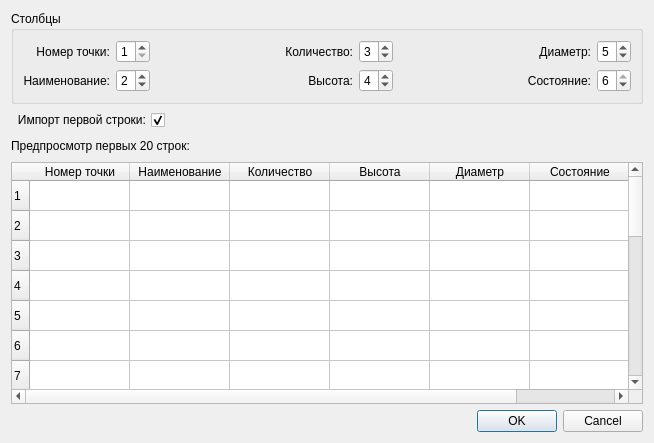
<?xml version="1.0" encoding="UTF-8"?>
<ui version="4.0">
 <class>Dialog</class>
 <widget class="QDialog" name="Dialog">
  <property name="geometry">
   <rect>
    <x>0</x>
    <y>0</y>
    <width>654</width>
    <height>443</height>
   </rect>
  </property>
  <property name="windowTitle">
   <string>Импорт ведомости таксации</string>
  </property>
  <property name="windowIcon">
   <iconset resource="../resources.qrc">
    <normaloff>:/app/ico/taxation_tool.ico</normaloff>:/app/ico/taxation_tool.ico</iconset>
  </property>
  <layout class="QVBoxLayout" name="verticalLayout">
   <item>
    <widget class="QGroupBox" name="groupBox">
     <property name="title">
      <string>Столбцы</string>
     </property>
     <layout class="QHBoxLayout" name="horizontalLayout">
      <item>
       <layout class="QGridLayout" name="gridLayout">
        <item row="0" column="0">
         <widget class="QLabel" name="label_number">
          <property name="text">
           <string>Номер точки:</string>
          </property>
          <property name="alignment">
           <set>Qt::AlignmentFlag::AlignRight|Qt::AlignmentFlag::AlignTrailing|Qt::AlignmentFlag::AlignVCenter</set>
          </property>
         </widget>
        </item>
        <item row="0" column="1">
         <widget class="QSpinBox" name="spinBox_number">
          <property name="minimum">
           <number>1</number>
          </property>
          <property name="maximum">
           <number>6</number>
          </property>
         </widget>
        </item>
        <item row="1" column="0">
         <widget class="QLabel" name="label_name">
          <property name="text">
           <string>Наименование:</string>
          </property>
          <property name="alignment">
           <set>Qt::AlignmentFlag::AlignRight|Qt::AlignmentFlag::AlignTrailing|Qt::AlignmentFlag::AlignVCenter</set>
          </property>
         </widget>
        </item>
        <item row="1" column="1">
         <widget class="QSpinBox" name="spinBox_name">
          <property name="buttonSymbols">
           <enum>QAbstractSpinBox::ButtonSymbols::UpDownArrows</enum>
          </property>
          <property name="correctionMode">
           <enum>QAbstractSpinBox::CorrectionMode::CorrectToPreviousValue</enum>
          </property>
          <property name="minimum">
           <number>1</number>
          </property>
          <property name="maximum">
           <number>6</number>
          </property>
          <property name="stepType">
           <enum>QAbstractSpinBox::StepType::DefaultStepType</enum>
          </property>
          <property name="value">
           <number>2</number>
          </property>
         </widget>
        </item>
       </layout>
      </item>
      <item>
       <spacer name="horizontalSpacer">
        <property name="orientation">
         <enum>Qt::Orientation::Horizontal</enum>
        </property>
        <property name="sizeHint" stdset="0">
         <size>
          <width>77</width>
          <height>20</height>
         </size>
        </property>
       </spacer>
      </item>
      <item>
       <layout class="QGridLayout" name="gridLayout_2">
        <item row="0" column="0">
         <widget class="QLabel" name="label_quantity">
          <property name="text">
           <string>Количество:</string>
          </property>
          <property name="alignment">
           <set>Qt::AlignmentFlag::AlignRight|Qt::AlignmentFlag::AlignTrailing|Qt::AlignmentFlag::AlignVCenter</set>
          </property>
         </widget>
        </item>
        <item row="0" column="1">
         <widget class="QSpinBox" name="spinBox_quantity">
          <property name="buttonSymbols">
           <enum>QAbstractSpinBox::ButtonSymbols::UpDownArrows</enum>
          </property>
          <property name="correctionMode">
           <enum>QAbstractSpinBox::CorrectionMode::CorrectToPreviousValue</enum>
          </property>
          <property name="minimum">
           <number>1</number>
          </property>
          <property name="maximum">
           <number>6</number>
          </property>
          <property name="stepType">
           <enum>QAbstractSpinBox::StepType::DefaultStepType</enum>
          </property>
          <property name="value">
           <number>3</number>
          </property>
         </widget>
        </item>
        <item row="1" column="0">
         <widget class="QLabel" name="label_height">
          <property name="text">
           <string>Высота:</string>
          </property>
          <property name="alignment">
           <set>Qt::AlignmentFlag::AlignRight|Qt::AlignmentFlag::AlignTrailing|Qt::AlignmentFlag::AlignVCenter</set>
          </property>
         </widget>
        </item>
        <item row="1" column="1">
         <widget class="QSpinBox" name="spinBox_height">
          <property name="buttonSymbols">
           <enum>QAbstractSpinBox::ButtonSymbols::UpDownArrows</enum>
          </property>
          <property name="correctionMode">
           <enum>QAbstractSpinBox::CorrectionMode::CorrectToPreviousValue</enum>
          </property>
          <property name="minimum">
           <number>1</number>
          </property>
          <property name="maximum">
           <number>6</number>
          </property>
          <property name="stepType">
           <enum>QAbstractSpinBox::StepType::DefaultStepType</enum>
          </property>
          <property name="value">
           <number>4</number>
          </property>
         </widget>
        </item>
       </layout>
      </item>
      <item>
       <spacer name="horizontalSpacer_2">
        <property name="orientation">
         <enum>Qt::Orientation::Horizontal</enum>
        </property>
        <property name="sizeHint" stdset="0">
         <size>
          <width>77</width>
          <height>20</height>
         </size>
        </property>
       </spacer>
      </item>
      <item>
       <layout class="QGridLayout" name="gridLayout_3">
        <item row="0" column="0">
         <widget class="QLabel" name="label_diameter">
          <property name="text">
           <string>Диаметр:</string>
          </property>
          <property name="alignment">
           <set>Qt::AlignmentFlag::AlignRight|Qt::AlignmentFlag::AlignTrailing|Qt::AlignmentFlag::AlignVCenter</set>
          </property>
         </widget>
        </item>
        <item row="0" column="1">
         <widget class="QSpinBox" name="spinBox_diameter">
          <property name="buttonSymbols">
           <enum>QAbstractSpinBox::ButtonSymbols::UpDownArrows</enum>
          </property>
          <property name="correctionMode">
           <enum>QAbstractSpinBox::CorrectionMode::CorrectToPreviousValue</enum>
          </property>
          <property name="minimum">
           <number>1</number>
          </property>
          <property name="maximum">
           <number>6</number>
          </property>
          <property name="stepType">
           <enum>QAbstractSpinBox::StepType::DefaultStepType</enum>
          </property>
          <property name="value">
           <number>5</number>
          </property>
         </widget>
        </item>
        <item row="1" column="0">
         <widget class="QLabel" name="label_quality">
          <property name="text">
           <string>Состояние:</string>
          </property>
          <property name="alignment">
           <set>Qt::AlignmentFlag::AlignRight|Qt::AlignmentFlag::AlignTrailing|Qt::AlignmentFlag::AlignVCenter</set>
          </property>
         </widget>
        </item>
        <item row="1" column="1">
         <widget class="QSpinBox" name="spinBox_quality">
          <property name="buttonSymbols">
           <enum>QAbstractSpinBox::ButtonSymbols::UpDownArrows</enum>
          </property>
          <property name="correctionMode">
           <enum>QAbstractSpinBox::CorrectionMode::CorrectToPreviousValue</enum>
          </property>
          <property name="minimum">
           <number>1</number>
          </property>
          <property name="maximum">
           <number>6</number>
          </property>
          <property name="stepType">
           <enum>QAbstractSpinBox::StepType::DefaultStepType</enum>
          </property>
          <property name="value">
           <number>6</number>
          </property>
         </widget>
        </item>
       </layout>
      </item>
     </layout>
    </widget>
   </item>
   <item>
    <layout class="QHBoxLayout" name="horizontalLayout_2">
     <item>
      <widget class="QCheckBox" name="checkBox_import_first_row">
       <property name="layoutDirection">
        <enum>Qt::LayoutDirection::RightToLeft</enum>
       </property>
       <property name="text">
        <string>Импорт первой строки:</string>
       </property>
       <property name="checked">
        <bool>true</bool>
       </property>
       <property name="tristate">
        <bool>false</bool>
       </property>
      </widget>
     </item>
     <item>
      <spacer name="horizontalSpacer_3">
       <property name="orientation">
        <enum>Qt::Orientation::Horizontal</enum>
       </property>
       <property name="sizeHint" stdset="0">
        <size>
         <width>40</width>
         <height>20</height>
        </size>
       </property>
      </spacer>
     </item>
    </layout>
   </item>
   <item>
    <layout class="QHBoxLayout" name="horizontalLayout_3">
     <item>
      <widget class="QLabel" name="label_8">
       <property name="text">
        <string>Предпросмотр первых 20 строк:</string>
       </property>
      </widget>
     </item>
     <item>
      <spacer name="horizontalSpacer_4">
       <property name="orientation">
        <enum>Qt::Orientation::Horizontal</enum>
       </property>
       <property name="sizeHint" stdset="0">
        <size>
         <width>40</width>
         <height>20</height>
        </size>
       </property>
      </spacer>
     </item>
    </layout>
   </item>
   <item>
    <widget class="QTableWidget" name="table_preshow">
     <property name="rowCount">
      <number>20</number>
     </property>
     <row/>
     <row/>
     <row/>
     <row/>
     <row/>
     <row/>
     <row/>
     <row/>
     <row/>
     <row/>
     <row/>
     <row/>
     <row/>
     <row/>
     <row/>
     <row/>
     <row/>
     <row/>
     <row/>
     <row/>
     <column>
      <property name="text">
       <string>Номер точки</string>
      </property>
     </column>
     <column>
      <property name="text">
       <string>Наименование</string>
      </property>
     </column>
     <column>
      <property name="text">
       <string>Количество</string>
      </property>
     </column>
     <column>
      <property name="text">
       <string>Высота</string>
      </property>
     </column>
     <column>
      <property name="text">
       <string>Диаметр</string>
      </property>
     </column>
     <column>
      <property name="text">
       <string>Состояние</string>
      </property>
     </column>
    </widget>
   </item>
   <item>
    <widget class="QDialogButtonBox" name="buttonBox">
     <property name="orientation">
      <enum>Qt::Orientation::Horizontal</enum>
     </property>
     <property name="standardButtons">
      <set>QDialogButtonBox::StandardButton::Cancel|QDialogButtonBox::StandardButton::Ok</set>
     </property>
    </widget>
   </item>
  </layout>
 </widget>
 <resources>
  <include location="../resources.qrc"/>
 </resources>
 <connections>
  <connection>
   <sender>buttonBox</sender>
   <signal>accepted()</signal>
   <receiver>Dialog</receiver>
   <slot>accept()</slot>
   <hints>
    <hint type="sourcelabel">
     <x>248</x>
     <y>254</y>
    </hint>
    <hint type="destinationlabel">
     <x>157</x>
     <y>274</y>
    </hint>
   </hints>
  </connection>
  <connection>
   <sender>buttonBox</sender>
   <signal>rejected()</signal>
   <receiver>Dialog</receiver>
   <slot>reject()</slot>
   <hints>
    <hint type="sourcelabel">
     <x>316</x>
     <y>260</y>
    </hint>
    <hint type="destinationlabel">
     <x>286</x>
     <y>274</y>
    </hint>
   </hints>
  </connection>
 </connections>
</ui>
